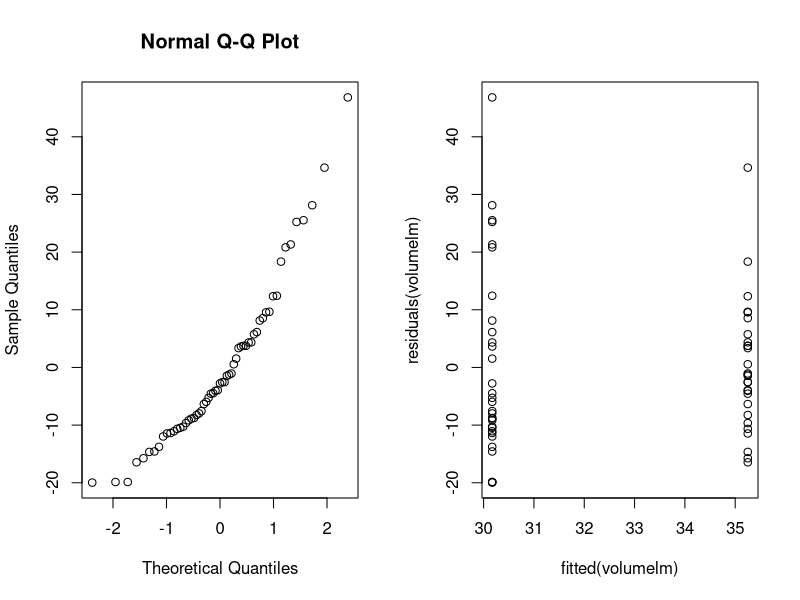
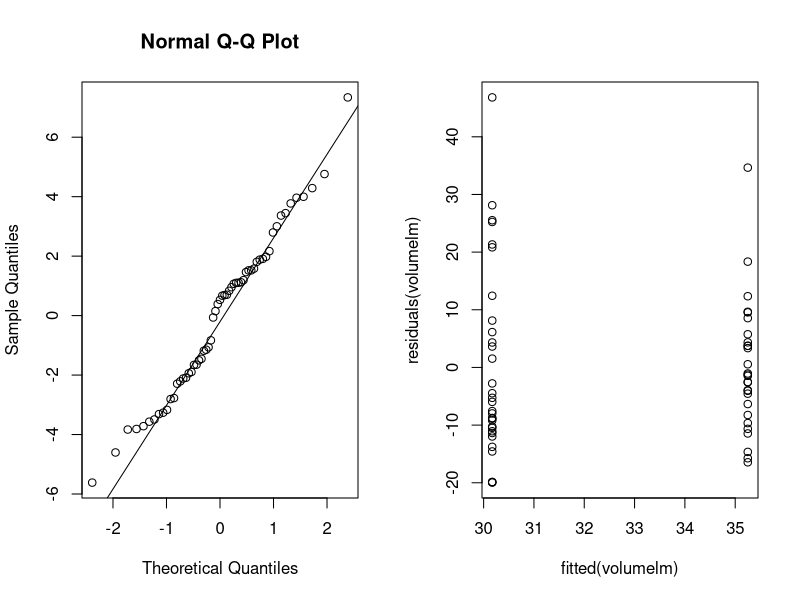
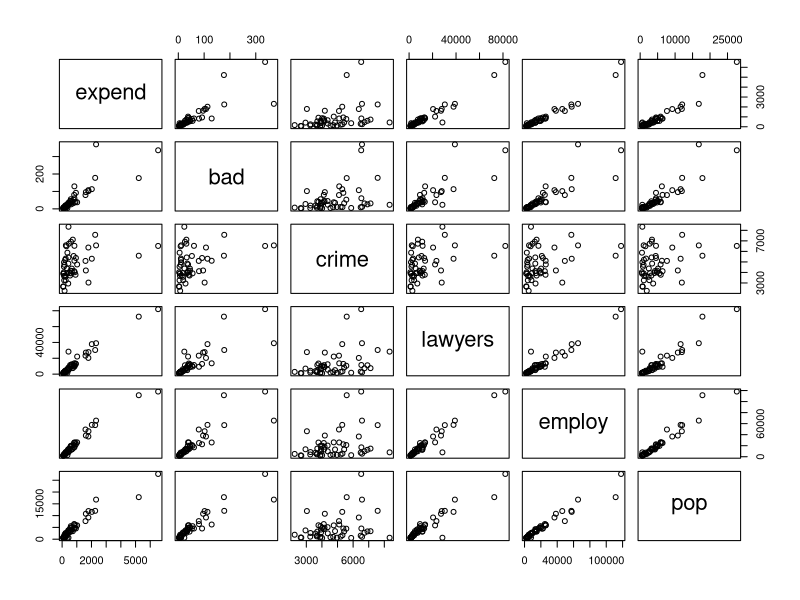
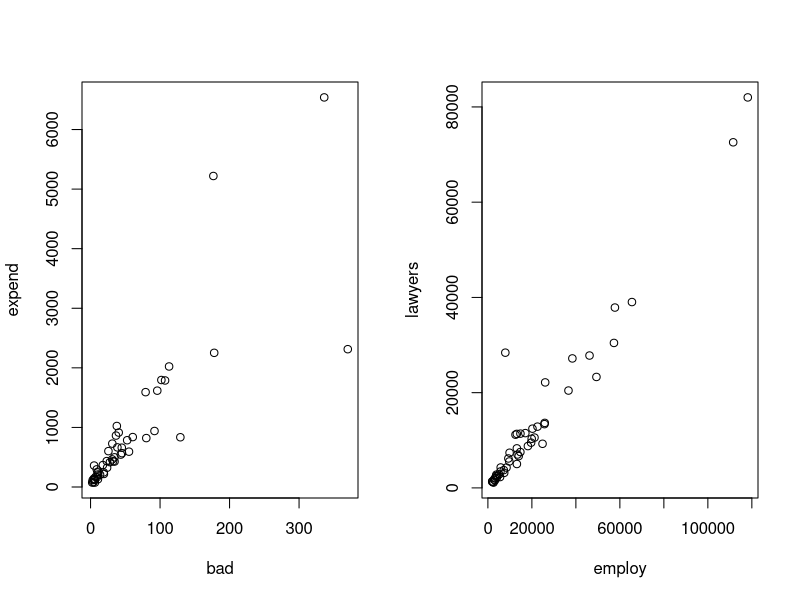
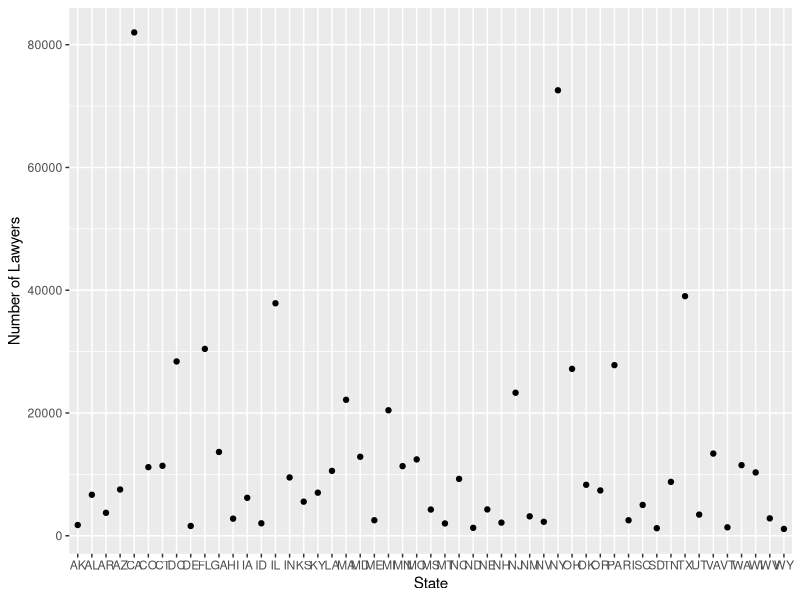
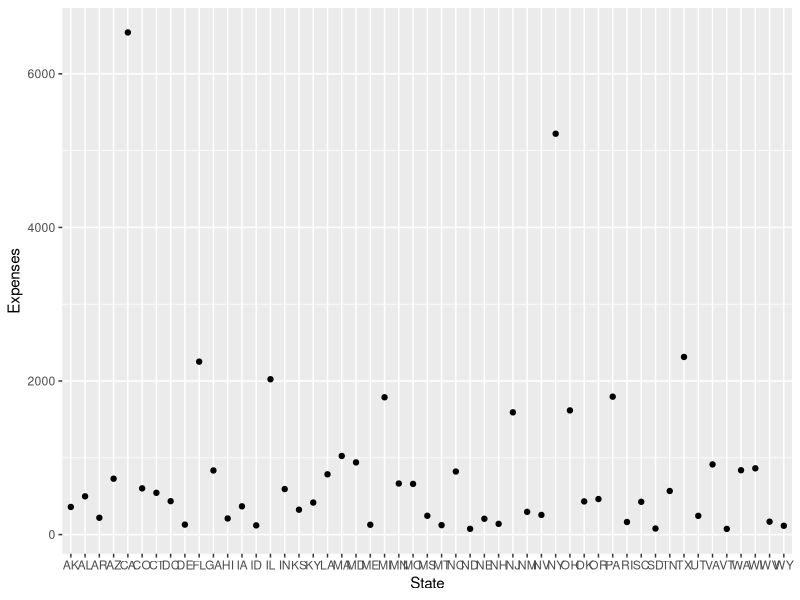
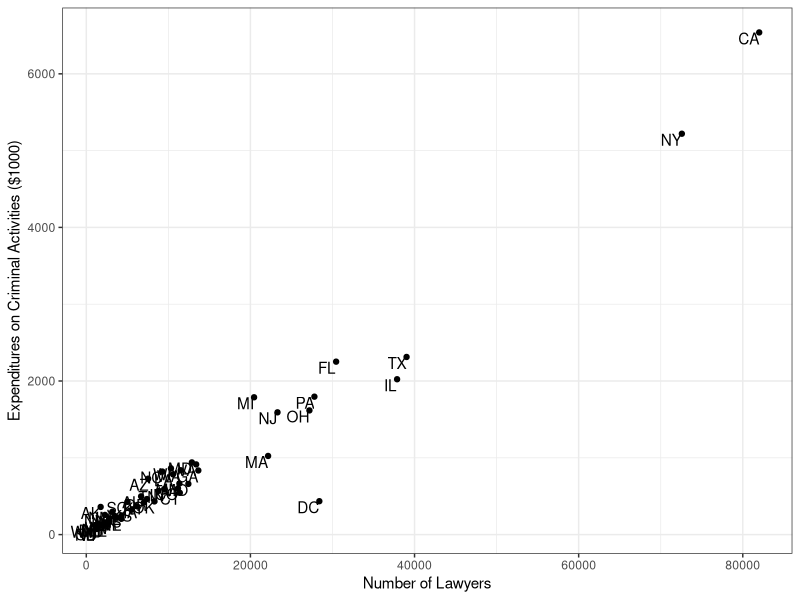
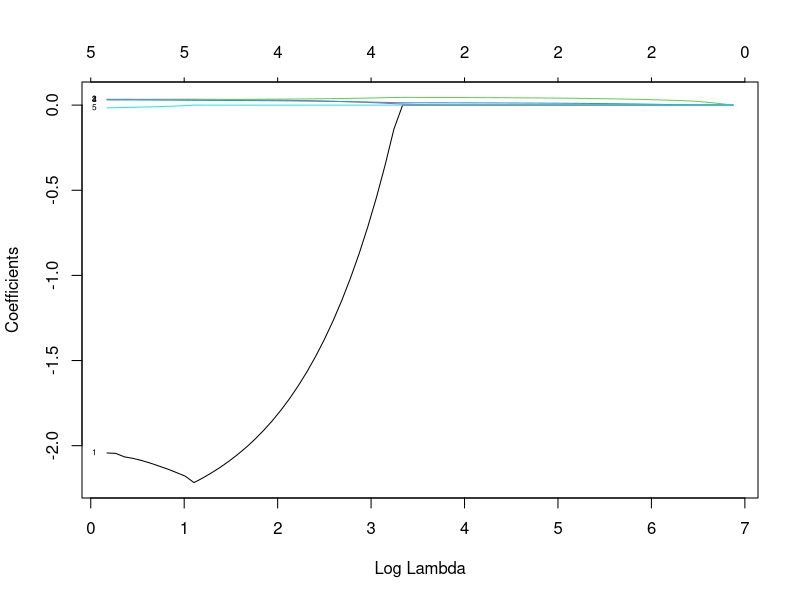

Write R code to recreate these figures, in order.
## ---- chunk 1
treeVolume = read.table("treeVolume.txt", header = T)
head(treeVolume)
## ---- chunk 2
volumelm = lm(volume ~ factor(type), data = treeVolume)
anova(volumelm)
## ---- chunk 3
par(mfrow=c(1,2))
qqnorm(residuals(volumelm))
plot(fitted(volumelm), residuals(volumelm))
par(mfrow=c(1,1))
## ---- chunk 4
t.test(volume ~ factor(type), data=treeVolume)
## ---- chunk 5
volumelm1 = lm(volume ~ height + factor(type) * diameter, data = treeVolume)
anova(volumelm1)
## ---- chunk 6
volumelm2 = lm(volume ~ diameter + factor(type) * height, data = treeVolume)
anova(volumelm2)
## ---- chunk 7
volumeFulllm = lm(volume ~ diameter + height + factor(type), data = treeVolume)
anova(volumeFulllm)
## ---- chunk 8
volumeFulllm = lm(volume ~ diameter + height, data = treeVolume)
anova(volumeFulllm)
## ---- chunk 9
volumeFulllm = lm(volume ~ diameter * height, data = treeVolume)
anova(volumeFulllm)
## ---- chunk 10
par(mfrow=c(1,2))
qqnorm(residuals(volumeFulllm))
qqline(residuals(volumeFulllm))
plot(fitted(volumelm), residuals(volumelm))
par(mfrow=c(1,1))

## ---- chunk 11
d = mean(treeVolume$diameter)
h = mean(treeVolume$height)
avgTree = data.frame(diameter=d, height=h, type="oak")

unname(predict(volumeFulllm, avgTree))

## ---- chunk 12
perfectVolume = pi * (treeVolume$diameter / 2)**2 * treeVolume$height
volumePerfectlm = lm(treeVolume$volume ~ perfectVolume)
anova(volumePerfectlm)
## ---- chunk 13
summary(volumeFulllm)
summary(volumePerfectlm)
## ---- chunk 14
expensescrime = read.table("expensescrime.txt", header = T)
pairs(expensescrime[,-1])
## ---- chunk 15
par(mfrow=c(1,2))
plot(expend ~ bad, data=expensescrime)
plot(lawyers ~ employ, data=expensescrime)
par(mfrow=c(1,1))
## ---- chunk 16
library(ggplot2)

# number of lawyers per state
ggplot(expensescrime, aes(x = state, y = lawyers)) +
  geom_point() +
  labs(x = "State", y = "Number of Lawyers") 

#expenses per state
ggplot(expensescrime, aes(x = state, y = expend)) +
  geom_point() +
  labs(x = "State", y = "Expenses") 

#check what states are outliers in terms of expenses and lawyers 
ggplot(expensescrime, aes(x = lawyers, y = expend, label = state)) +
  geom_point() +
  geom_text(vjust = 1, hjust = 1) +
  labs(x = "Number of Lawyers", y = "Expenditures on Criminal Activities ($1000)") +
  theme_bw()

## ---- chunk 17
summary(lm(expend ~ bad, data=expensescrime))$r.squared
summary(lm(expend ~ crime, data=expensescrime))$r.squared
summary(lm(expend ~ lawyers, data=expensescrime))$r.squared
summary(lm(expend ~ employ, data=expensescrime))$r.squared
summary(lm(expend ~ pop, data=expensescrime))$r.squared


## ---- chunk 18
summary(lm(expend ~ employ + bad, data=expensescrime))$r.squared
summary(lm(expend ~ employ + crime, data=expensescrime))$r.squared
summary(lm(expend ~ employ + lawyers, data=expensescrime))$r.squared
summary(lm(expend ~ employ + pop, data=expensescrime))$r.squared
## ---- chunk 19
summary(lm(expend ~ employ + lawyers + bad, data=expensescrime))$r.squared
summary(lm(expend ~ employ + lawyers + crime, data=expensescrime))$r.squared
summary(lm(expend ~ employ + lawyers + pop, data=expensescrime))$r.squared
## ---- chunk 20
model = lm(expend ~ employ + lawyers, data=expensescrime)
## ---- chunk 21
newData = data.frame(bad=50, crime=5000, lawyers=5000, employ=5000, pop=5000)
predict(model, newData, interval = 'prediction')
## ---- chunk 22
# columns 1 (state), 2 (expend)
x=as.matrix(expensescrime[,-1:-2])
y=expensescrime[,2]

train=sample(1:nrow(x),2/3*nrow(x))
x.train=x[train,]; y.train=y[train]
x.test=x[-train,]; y.test = y[-train]
## ---- chunk 23
library(glmnet)
lasso.model=glmnet(x.train, y.train, alpha=1)
lasso.cv=cv.glmnet(x.train, y.train, alpha=1, type.measure="mse", nfolds=5)

plot(lasso.model, label=T, xvar="lambda")
plot(lasso.cv)
plot(lasso.cv$glmnet.fit, xvar="lambda", label=T)

lambda.1se=lasso.cv$lambda.1se;
coef(lasso.model,s=lasso.cv$lambda.1se)
lasso.pred=predict(lasso.model,s=lambda.1se,newx=as.matrix(x.test))
## ---- chunk 24
mse.lasso=mean((y.test-lasso.pred)^2); mse.lasso

lm.model=lm(expend ~ employ + lawyers, data=expensescrime, subset=train)
y.predict.lm=predict(lm.model,newdata=expensescrime[-train,])
mse.lm=mean((y.test-y.predict.lm)^2); mse.lm
## ---- chunk 25
titanic = read.table("titanic.txt", header = T)
titanic$Sex <- factor(titanic$Sex)
titanic$PClass <- factor(titanic$PClass)
titanic$Survived <- factor(titanic$Survived, levels=c(1,0), labels=c("Yes", "No"))
## ---- chunk 26
survived = titanic$Survived
plot(survived ~ factor(titanic$PClass), main='Ratio of survivors per class', xlab='Passenger class', ylab='survived')
## ---- chunk 27
plot(survived, factor(titanic$PClass), main='Ration of survivors per class', ylab='Passenger class', xlab='survived')
## ---- chunk 28
plot(factor(titanic$Sex), survived, main='Ratio of survivors per sex', xlab='sex', ylab='survived')
## ---- chunk 29
par(mfrow=c(1,2))
hist(titanic$Age, breaks = seq(0, 80, 5), main='Age of all', xlab='Age')
plot(survived ~ titanic$Age, main='Ratio of survival per Age', xlab='age', ylab='survived')
par(mfrow=c(1,1))
## ---- chunk 30
titanic = read.table("titanic.txt", header = T)
titanic$Sex <- factor(titanic$Sex, levels=c("male", "female"), labels=c(1, 0))
titanic$PClass <- factor(titanic$PClass,levels=c("1st", "2nd", "3rd"), labels=c(1, 2, 3))
titanic$Survived <- factor(titanic$Survived)
model <- glm(Survived ~ PClass + Age + Sex, data=titanic, family=binomial(link="logit"))
summary(model)
## ---- chunk 31
odds_ratio <- exp(coef(model))
odds_ratio <- data.frame(feature=names(odds_ratio), odds_ratio=odds_ratio)
odds_ratio
## ---- chunk 32
model <- glm(Survived ~ PClass + Age + Sex + Age:PClass + Age:Sex, data=titanic, family=binomial(link="logit"))
summary(model)
## ---- chunk 33
newdata <- expand.grid(PClass=levels(titanic$PClass), Sex=levels(titanic$Sex))
newdata$Age <- rep(55, nrow(newdata))

# use the predict() function to get the predicted probabilities for each combination of PClass, Sex, and Age
newdata$SurvivalProb <- predict(model, newdata, type="response")

newdata
## ---- chunk 34
titanic = read.table("titanic.txt", header = T)
PClass = factor(titanic$PClass)
Survived = factor(titanic$Survived)
t = table(PClass, Survived); t

z = chisq.test(t); z
residuals(z)
## ---- chunk 35
Sex = factor(titanic$Sex);
t = table(Sex, Survived); t
z = chisq.test(t); z
residuals(z)
## ---- chunk 36
coups = read.table("coups.txt", header = T)
data <- coups

# fit the Poisson regression model
model <- glm(miltcoup ~ oligarchy + pollib + parties + pctvote + popn + size + numelec + numregim, data = data, family = "poisson")

# summarize the model
summary(model)

## ---- chunk 37
# fit the Poisson regression model
model <- glm(miltcoup ~ oligarchy + pollib + parties + pctvote + popn + size  + numregim, data = data, family = "poisson")

# summarize the model
summary(model)
## ---- chunk 38
# fit the Poisson regression model
model <- glm(miltcoup ~ oligarchy + pollib + parties + pctvote + popn + size, data = data, family = "poisson")

# summarize the model
summary(model)
## ---- chunk 39
# fit the Poisson regression model
model <- glm(miltcoup ~ oligarchy + pollib + parties + pctvote + popn, data = data, family = "poisson")

# summarize the model
summary(model)
## ---- chunk 40
# fit the Poisson regression model
model <- glm(miltcoup ~ oligarchy + pollib + parties + pctvote, data = data, family = "poisson")

# summarize the model
summary(model)
## ---- chunk 41
# fit the Poisson regression model
model <- glm(miltcoup ~ oligarchy + pollib + parties, data = data, family = "poisson")

# summarize the model
summary(model)
## ---- chunk 42
# set overall averages of all the other numerical characteristics
newdata <- data.frame(
  oligarchy = mean(data$oligarchy),
  pollib = mean(data$pollib),
  parties = mean(data$parties),
  pctvote = mean(data$pctvote),
  popn = mean(data$popn),
  size = mean(data$size),
  numelec = mean(data$numelec),
  numregim = mean(data$numregim)
)

round(newdata, digits = 0)
newdata

newdata$pollib <- 0
predict(model, newdata, type = "response")

newdata$pollib <- 1
predict(model, newdata, type = "response")

newdata$pollib <- 2
predict(model, newdata, type = "response")
